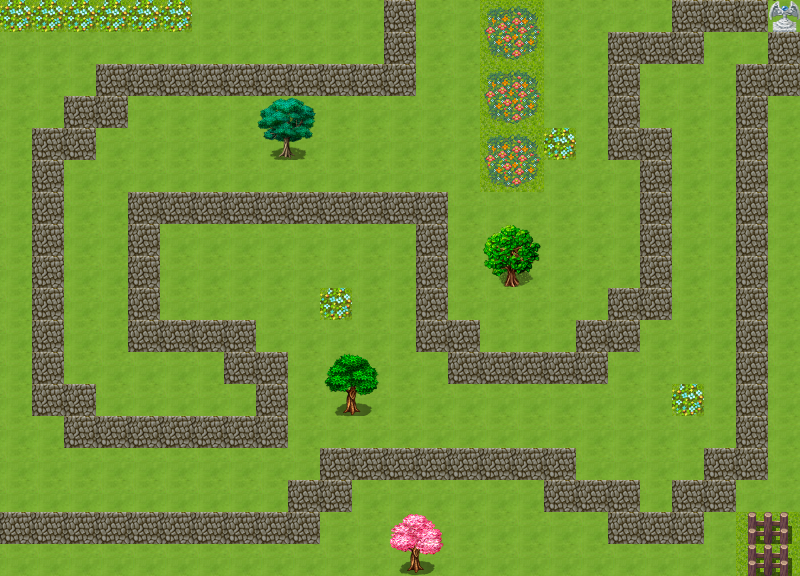

Rendered tile map (Tiled .tmx) drawn with the repository's tilesets; below, a short description and the map source with its tile grids summarised:
An orthogonal 25x18 tile map with 32x32 px tiles, 1 tile layer (Calque de Tile 1).

<map version="1.0" orientation="orthogonal" width="25" height="18" tilewidth="32" tileheight="32">
 <tileset firstgid="1" source="fullTileset.tsx" />
 <layer name="Calque de Tile 1" width="25" height="18">
  <data>[450 cells, 450 non-empty, 26 distinct tile ids]</data>
 </layer>
</map>
